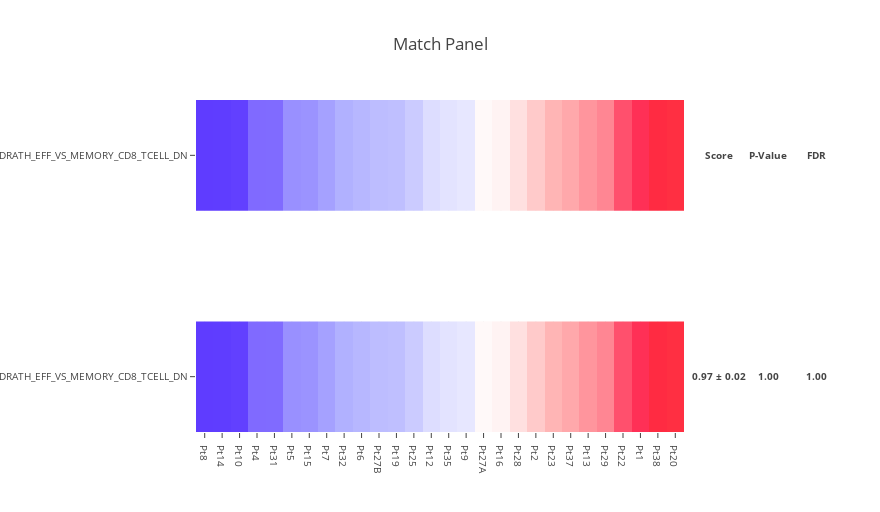
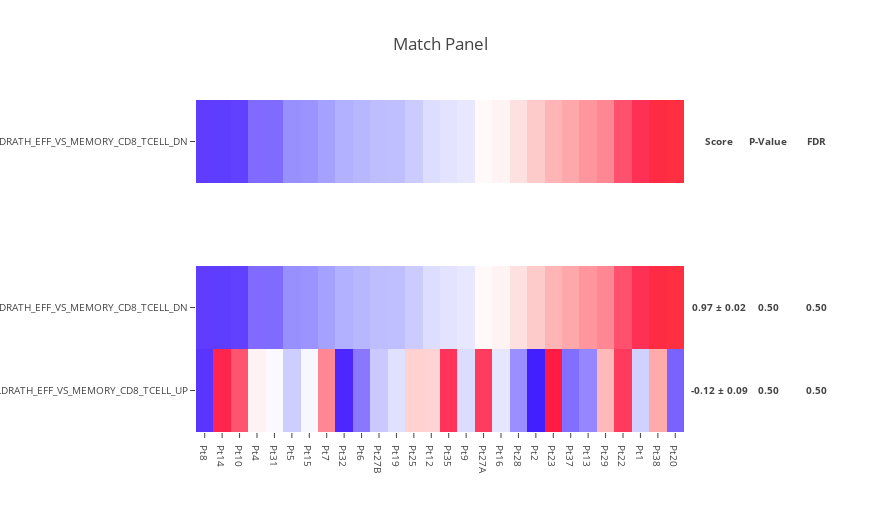

The notebook cell these images were saved under, in order:
### Code cell
score_moe_p_value_fdr = make_match_panel(
    features.iloc[0],
    features.iloc[:1],
    n_sampling=2,
    n_permutation=1,
    plot_std=3,
)

score_moe_p_value_fdr = make_match_panel(
    features.iloc[0],
    features.iloc[:2],
    n_sampling=2,
    n_permutation=1,
    plot_std=3,
)

### Figure 1 — Plotly figure (JSON) as saved in the notebook; plotly's stock layout.template omitted (floating-point values rounded to 4 significant figures; data arrays with more than 128 entries replaced by an {"elided": "..."} marker saying what was removed)
{"data": [{"colorscale": {"elided": "256x2 mixed values"}, "showscale": false, "text": [["Pt8", "Pt14", "Pt10", "Pt4", "Pt31", "Pt5", "Pt15", "Pt7", "Pt32", "Pt6", "Pt27B", "Pt19", "Pt25", "Pt12", "Pt35", "Pt9", "Pt27A", "Pt16", "Pt28", "Pt2", "Pt23", "Pt37", "Pt13", "Pt29", "Pt22", "Pt1", "Pt38", "Pt20"]], "type": "heatmap", "uid": "841c112d-3b45-4e66-bad4-457edcca1dcc", "x": ["Pt8", "Pt14", "Pt10", "Pt4", "Pt31", "Pt5", "Pt15", "Pt7", "Pt32", "Pt6", "Pt27B", "Pt19", "Pt25", "Pt12", "Pt35", "Pt9", "Pt27A", "Pt16", "Pt28", "Pt2", "Pt23", "Pt37", "Pt13", "Pt29", "Pt22", "Pt1", "Pt38", "Pt20"], "y": ["GOLDRATH_EFF_VS_MEMORY_CD8_TCELL_DN"], "yaxis": "y2", "z": [[-1.291, -1.272, -1.239, -0.9798, -0.9751, -0.7773, -0.761, -0.684, -0.5949, -0.5419, -0.4989, -0.483, -0.3996, -0.2537, -0.2189, -0.1877, 0.04652, 0.09243, 0.2329, 0.4051, 0.5631, 0.6406, 0.7496, 0.8293, 1.124, 1.456, 2.469, 2.549]], "zmax": 3, "zmin": -3}, {"colorscale": {"elided": "256x2 mixed values"}, "showscale": false, "type": "heatmap", "uid": "49898006-7316-434d-b29c-347b3d56d078", "x": ["Pt8", "Pt14", "Pt10", "Pt4", "Pt31", "Pt5", "Pt15", "Pt7", "Pt32", "Pt6", "Pt27B", "Pt19", "Pt25", "Pt12", "Pt35", "Pt9", "Pt27A", "Pt16", "Pt28", "Pt2", "Pt23", "Pt37", "Pt13", "Pt29", "Pt22", "Pt1", "Pt38", "Pt20"], "y": ["GOLDRATH_EFF_VS_MEMORY_CD8_TCELL_DN"], "yaxis": "y", "z": [[-1.291, -1.272, -1.239, -0.9798, -0.9751, -0.7773, -0.761, -0.684, -0.5949, -0.5419, -0.4989, -0.483, -0.3996, -0.2537, -0.2189, -0.1877, 0.04652, 0.09243, 0.2329, 0.4051, 0.5631, 0.6406, 0.7496, 0.8293, 1.124, 1.456, 2.469, 2.549]], "zmax": 3, "zmin": -3}], "layout": {"annotations": [{"font": {"size": 9.6}, "showarrow": false, "text": "<b>Score</b>", "width": 64, "x": 1.002, "xanchor": "left", "xref": "paper", "y": 0.8333, "yanchor": "middle", "yref": "paper"}, {"font": {"size": 9.6}, "showarrow": false, "text": "<b>0.97 ± 0.02</b>", "width": 64, "x": 1.002, "xanchor": "left", "xref": "paper", "y": 0.1667, "yanchor": "middle", "yref": "paper"}, {"font": {"size": 9.6}, "showarrow": false, "text": "<b>P-Value</b>", "width": 64, "x": 1.102, "xanchor": "left", "xref": "paper", "y": 0.8333, "yanchor": "middle", "yref": "paper"}, {"font": {"size": 9.6}, "showarrow": false, "text": "<b>1.00</b>", "width": 64, "x": 1.102, "xanchor": "left", "xref": "paper", "y": 0.1667, "yanchor": "middle", "yref": "paper"}, {"font": {"size": 9.6}, "showarrow": false, "text": "<b>FDR</b>", "width": 64, "x": 1.202, "xanchor": "left", "xref": "paper", "y": 0.8333, "yanchor": "middle", "yref": "paper"}, {"font": {"size": 9.6}, "showarrow": false, "text": "<b>1.00</b>", "width": 64, "x": 1.202, "xanchor": "left", "xref": "paper", "y": 0.1667, "yanchor": "middle", "yref": "paper"}], "height": 512, "margin": {"l": 196, "r": 196}, "title": "Match Panel", "width": 880, "xaxis": {"anchor": "y", "tickfont": {"size": 9.6}}, "yaxis": {"domain": [0, 0.3333], "dtick": 1, "tickfont": {"size": 9.6}}, "yaxis2": {"domain": [0.6667, 1], "tickfont": {"size": 9.6}}}}

### Figure 2 — Plotly figure (JSON) as saved in the notebook; plotly's stock layout.template omitted (floating-point values rounded to 4 significant figures; data arrays with more than 128 entries replaced by an {"elided": "..."} marker saying what was removed)
{"data": [{"colorscale": {"elided": "256x2 mixed values"}, "showscale": false, "text": [["Pt8", "Pt14", "Pt10", "Pt4", "Pt31", "Pt5", "Pt15", "Pt7", "Pt32", "Pt6", "Pt27B", "Pt19", "Pt25", "Pt12", "Pt35", "Pt9", "Pt27A", "Pt16", "Pt28", "Pt2", "Pt23", "Pt37", "Pt13", "Pt29", "Pt22", "Pt1", "Pt38", "Pt20"]], "type": "heatmap", "uid": "f7cc3d6b-c78d-4bc2-85fa-89f489852219", "x": ["Pt8", "Pt14", "Pt10", "Pt4", "Pt31", "Pt5", "Pt15", "Pt7", "Pt32", "Pt6", "Pt27B", "Pt19", "Pt25", "Pt12", "Pt35", "Pt9", "Pt27A", "Pt16", "Pt28", "Pt2", "Pt23", "Pt37", "Pt13", "Pt29", "Pt22", "Pt1", "Pt38", "Pt20"], "y": ["GOLDRATH_EFF_VS_MEMORY_CD8_TCELL_DN"], "yaxis": "y2", "z": [[-1.291, -1.272, -1.239, -0.9798, -0.9751, -0.7773, -0.761, -0.684, -0.5949, -0.5419, -0.4989, -0.483, -0.3996, -0.2537, -0.2189, -0.1877, 0.04652, 0.09243, 0.2329, 0.4051, 0.5631, 0.6406, 0.7496, 0.8293, 1.124, 1.456, 2.469, 2.549]], "zmax": 3, "zmin": -3}, {"colorscale": {"elided": "256x2 mixed values"}, "showscale": false, "type": "heatmap", "uid": "96090e84-14b6-4c7f-8993-9182b8209fdb", "x": ["Pt8", "Pt14", "Pt10", "Pt4", "Pt31", "Pt5", "Pt15", "Pt7", "Pt32", "Pt6", "Pt27B", "Pt19", "Pt25", "Pt12", "Pt35", "Pt9", "Pt27A", "Pt16", "Pt28", "Pt2", "Pt23", "Pt37", "Pt13", "Pt29", "Pt22", "Pt1", "Pt38", "Pt20"], "y": ["GOLDRATH_EFF_VS_MEMORY_CD8_TCELL_UP", "GOLDRATH_EFF_VS_MEMORY_CD8_TCELL_DN"], "yaxis": "y", "z": [[-1.387, 1.617, 1.105, 0.09626, -0.03976, -0.3816, -0.06108, 0.8312, -1.593, -0.9086, -0.4081, -0.2358, 0.3506, 0.3336, 1.396, -0.2595, 1.299, -0.1933, -0.7795, -2.058, 1.956, -0.9538, -0.8212, 0.5264, 1.313, -0.3462, 0.6295, -1.028], [-1.291, -1.272, -1.239, -0.9798, -0.9751, -0.7773, -0.761, -0.684, -0.5949, -0.5419, -0.4989, -0.483, -0.3996, -0.2537, -0.2189, -0.1877, 0.04652, 0.09243, 0.2329, 0.4051, 0.5631, 0.6406, 0.7496, 0.8293, 1.124, 1.456, 2.469, 2.549]], "zmax": 3, "zmin": -3}], "layout": {"annotations": [{"font": {"size": 9.6}, "showarrow": false, "text": "<b>Score</b>", "width": 64, "x": 1.002, "xanchor": "left", "xref": "paper", "y": 0.875, "yanchor": "middle", "yref": "paper"}, {"font": {"size": 9.6}, "showarrow": false, "text": "<b>0.97 ± 0.02</b>", "width": 64, "x": 1.002, "xanchor": "left", "xref": "paper", "y": 0.375, "yanchor": "middle", "yref": "paper"}, {"font": {"size": 9.6}, "showarrow": false, "text": "<b>-0.12 ± 0.09</b>", "width": 64, "x": 1.002, "xanchor": "left", "xref": "paper", "y": 0.125, "yanchor": "middle", "yref": "paper"}, {"font": {"size": 9.6}, "showarrow": false, "text": "<b>P-Value</b>", "width": 64, "x": 1.102, "xanchor": "left", "xref": "paper", "y": 0.875, "yanchor": "middle", "yref": "paper"}, {"font": {"size": 9.6}, "showarrow": false, "text": "<b>0.50</b>", "width": 64, "x": 1.102, "xanchor": "left", "xref": "paper", "y": 0.375, "yanchor": "middle", "yref": "paper"}, {"font": {"size": 9.6}, "showarrow": false, "text": "<b>0.50</b>", "width": 64, "x": 1.102, "xanchor": "left", "xref": "paper", "y": 0.125, "yanchor": "middle", "yref": "paper"}, {"font": {"size": 9.6}, "showarrow": false, "text": "<b>FDR</b>", "width": 64, "x": 1.202, "xanchor": "left", "xref": "paper", "y": 0.875, "yanchor": "middle", "yref": "paper"}, {"font": {"size": 9.6}, "showarrow": false, "text": "<b>0.50</b>", "width": 64, "x": 1.202, "xanchor": "left", "xref": "paper", "y": 0.375, "yanchor": "middle", "yref": "paper"}, {"font": {"size": 9.6}, "showarrow": false, "text": "<b>0.50</b>", "width": 64, "x": 1.202, "xanchor": "left", "xref": "paper", "y": 0.125, "yanchor": "middle", "yref": "paper"}], "height": 512, "margin": {"l": 196, "r": 196}, "title": "Match Panel", "width": 880, "xaxis": {"anchor": "y", "tickfont": {"size": 9.6}}, "yaxis": {"domain": [0, 0.5], "dtick": 1, "tickfont": {"size": 9.6}}, "yaxis2": {"domain": [0.75, 1], "tickfont": {"size": 9.6}}}}
